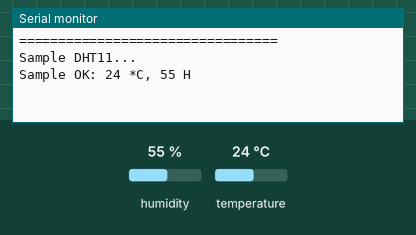
The sketch below on a simulated ESP8266 (NodeMCU). On the bench: the last lines printed to the serial monitor. Inputs (shaded band) come from the test bench; at power-on: humidity 55 %, temperature 24 °C. WiFi joins after 1.5 s; servers stay silent unless stated.

Above: at 3.0 s.
3.1 s: humidity set to 22 %
At 4.4 s:
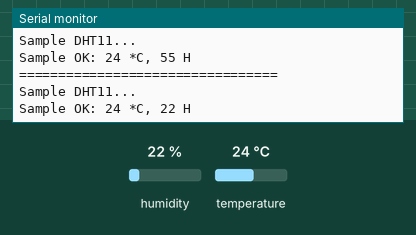
4.6 s: temperature set to 12 °C
At 5.7 s:
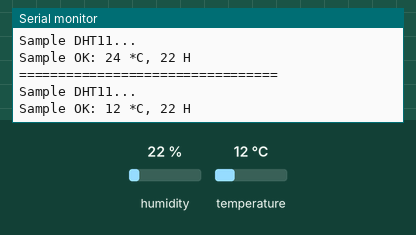
6.1 s: humidity set to 40 %
At 7.7 s:
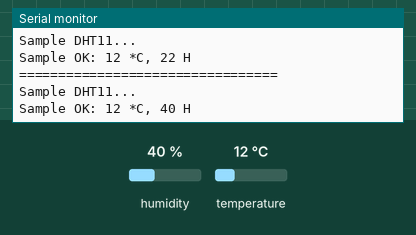
Timing chart, 0 to 9.2 s (numbered marks = the images above; inputs shaded):
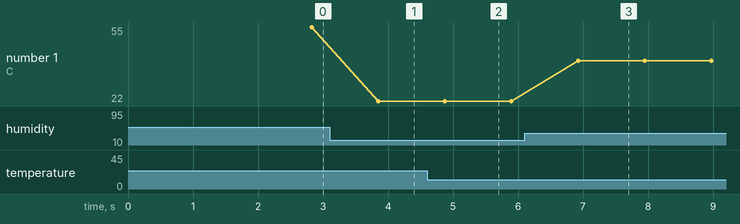

The sketch:

deneme1.ino
```cpp
/* This sketch send data to Blynk server and back to mobile phone.
   The DHT11 data is not working. Some issues with the data aquisition.
*/

#define BLYNK_PRINT Serial
#include <ESP8266WiFi.h>
#include <BlynkSimpleEsp8266.h>
#include <SimpleDHT.h>

char auth[]= "YourAuthToken"; // Your Auth token
char ssid[]= "YourNetworkSSID";
char pass[]= "Yourpassword";

const int pinDHT11 = 2; // GPIO2 on your ESP8266 Wifi Module
SimpleDHT11 dht11;
BlynkTimer timer;

void sendSensor()
{
  // start working...
  Serial.println("=================================");
  Serial.println("Sample DHT11...");

  // read without samples.
  byte temperature = 0;
  byte humidity = 0;
  int err = SimpleDHTErrSuccess;
  if ((err = dht11.read(pinDHT11, &temperature, &humidity, NULL)) != SimpleDHTErrSuccess) {
    Serial.print("Read DHT11 failed, err="); Serial.println(err);delay(1000);
    return;
  }
  // for debug purposes.
  Serial.print("Sample OK: ");
  Serial.print((int)temperature); Serial.print(" *C, ");
  Serial.print((int)humidity); Serial.println(" H");
  // DHT11 sampling rate is 1HZ.
  delay(1000);
  Blynk.virtualWrite(V5, temperature);

}

void setup()
{
  // Debug console
  Serial.begin(9600);

  // Sending authentication token to blynk. Getting access to your WiFi with SSID and password
  Blynk.begin(auth, ssid, pass);

  // Setup a function to be called every second
  timer.setInterval(1000L, sendSensor);
}

void loop()
{
  Blynk.run();
  timer.run();
}
```

Measured:
- after the input at 3.1 s, the serial monitor: prints a new line after 0.75 s (image 1)
- after the input at 4.6 s, the serial monitor: prints a new line after 0.28 s (image 2)
- after the input at 6.1 s, the serial monitor: prints a new line after 0.82 s (image 3)
- plotted number 1: 55 → 22 after the input at 3.1 s, 22 → 40 after the input at 6.1 s
